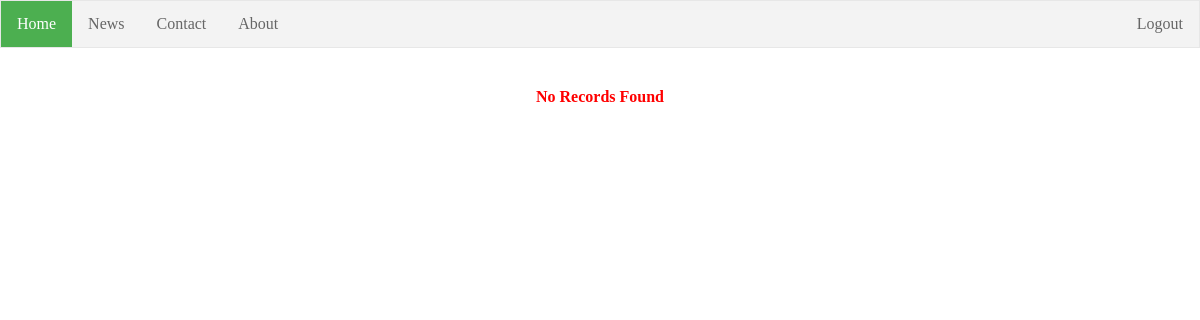
Before: /purchaseDetails.php (signed in) with the older database file.
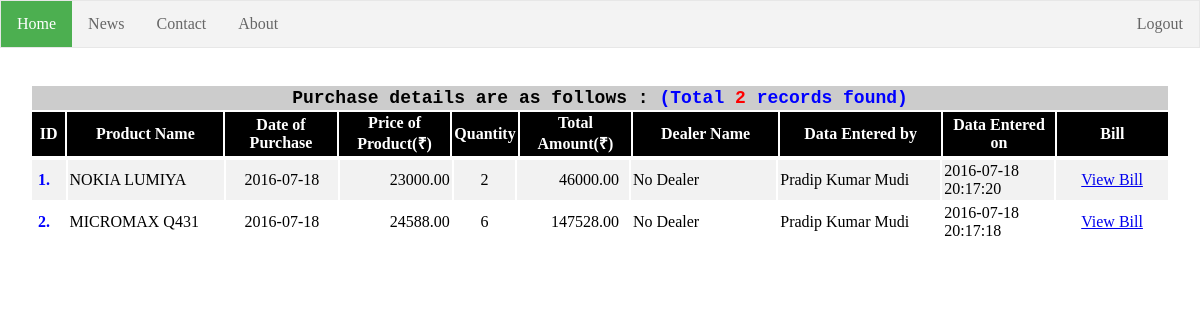
After: the same page with the newer database file.
### tables this page shows
CREATE TABLE `purchase` (
  `id` int(11) NOT NULL,
  `name` varchar(50) NOT NULL,
  `dealer` varchar(30) NOT NULL,
  `price` double NOT NULL,
  `quantity` int(11) NOT NULL,
  `purchaseDate` date NOT NULL,
  `entryDate` datetime NOT NULL,
  `bill` varchar(40) NOT NULL,
  `username` varchar(15) NOT NULL,
  `categorySubCategory` varchar(100) NOT NULL
);

### purchaseDetails.php (the view, shortened to what this page needs)
<?php
if(isset($_SESSION['user']))
  {
require_once("dbcon/dbcon.php");
?>
<!doctype html>
<html>
<head>
</head>
<body style="margin:0px;"><body>
<table width="100%" border="0" align="center" cellpadding="0" cellspacing="0">
<tr><td width="100%">
 <?php include("header.php"); ?></td></tr>
</table>
<br/><br/>
<?php
$output=mysqli_query($dbhandle,"Select * From purchase order by entryDate desc");
$no=mysqli_num_rows($output);
echo "<table border='0'  align=\"center\"width=\"95%\" cellpadding=\"2\" cellspacing=\"2\" bgcolor=\"#FFFFFF\">
";
if($no>0)
{
echo "<tr bgcolor=\"#CCCCCC\"><td align=\"center\" colspan=\"10\"><font size=\"+1\" face=\"Courier New, Courier, monospace\"><b>Purchase details are as follows : <font color=\"#0000FF\">(Total <font color=\"#FF0000\">$no</font> records found)</font></font></b></td></tr>";
echo "<tr bgcolor=\"#000000\">
<th width=\"3%\" align=\"center\"><font color=\"#FFFFFF\">ID</font></th>
<th width=\"14%\" align=\"center\"><font color=\"#FFFFFF\">Product Name</font></th>
<th width=\"10%\" align=\"center\"><font color=\"#FFFFFF\">Date of Purchase</font></th>
<th width=\"10%\" align=\"center\"><font color=\"#FFFFFF\">Price of Product(₹)</font></th>
<th width=\"5.5%\" align=\"center\"><font color=\"#FFFFFF\">Quantity </font></th>
<th width=\"10%\" align=\"center\"><font color=\"#FFFFFF\">Total Amount(₹)</font></th>
<th width=\"13%\" align=\"center\"><font color=\"#FFFFFF\">Dealer Name</font></th>
<th width=\"14.5%\" align=\"center\"><font color=\"#FFFFFF\">Data Entered by </font></th>
<th width=\"10%\" align=\"center\"><font color=\"#FFFFFF\">Data Entered on </font></th>
<th width=\"10%\" align=\"center\"><font color=\"#FFFFFF\">Bill </font></th>
</tr>";
echo "</table>";
echo "<div style=\"height:400px;overflow-y:auto\">";
echo "<table border='0'  align=\"center\"width=\"95%\" cellpadding=\"2\" cellspacing=\"2\" bgcolor=\"#FFFFFF\">";
$i=0;
while($op = mysqli_fetch_array($output))
  {
	  $i=$i+1;
	  if($i%2==0)
	  $color="white";
	  else
	  $color="#F2F2F2";
  echo "<tr bgcolor=\"$color\">";
  echo "<td width=\"3%\" align=\"left\" size=\"+1\"><b><font color=\"#0000FF\">&nbsp;$i.</font></b></td>";
  echo "<td width=\"14%\" align=\"left\" size=\"+1\">" . strtoupper($op['name']) . "</td>";
  echo "<td width=\"10%\" align=\"center\" size=\"+1\">" . $op['purchaseDate'] . "</td>";
  echo "<td width=\"10%\" align=\"right\" size=\"+1\">" . number_format((float)$op['price'], 2, '.', '') . "</td>";
   echo "<td width=\"5.5%\" align=\"center\" size=\"+1\">" . $op['quantity'] . "</td>";
   $totalPrice=$op['price']*$op['quantity'];
    echo "<td width=\"10%\" align=\"right\" size=\"+1\">".number_format((float)$totalPrice, 2, '.', '')."&nbsp;&nbsp;</td>";
	echo "<td width=\"13%\" align=\"left\" size=\"+1\">" . $op['dealer'] . "</td>";
	$out=mysqli_query($dbhandle,"Select name From admin where username='".$op['username']."'");
$no=mysqli_num_rows($out);
$fetch=mysqli_fetch_array($out);
	echo "<td width=\"14.5%\" align=\"left\" size=\"+1\">" . $fetch['name'] . "</td>";
	echo "<td width=\"10%\" align=\"left\" size=\"+1\">" . $op['entryDate'] . "</td>";
	echo "<td width=\"10%\" align=\"center\">";?>
<a href="/tranSys2/viewBill.php?bill=<?php echo $op['id'];?>"
   onclick="window.open(this.href,'targetWindow','toolbar=no,location=no,status=no,menubar=no,scrollbars=yes,resizable=yes,width=950,height=650'); return false;">
View Bill</a>
<?php
  echo "</td></tr>";
  }
  }
  if($no<1)
  {
echo "<tr><td colspan=\"10\" align=\"center\" size=\"+1\"><font color=\"red\"><b>No Records Found</b></font></td></tr>";
  }
echo "</table>";
  echo "</div>";
?>
</body>
</html>
<?php
}else{
	header('location:index.php');
}
 ?>

### header.php (shortened to what this page needs)
<!DOCTYPE html>
<html>
<head>
</head>
<body>
<ul>
  <li><a class="active" style="text-decoration:none;" href="admHome.php" title="Purchase">Home</a></li>
  <li><a href="#news" onclick="constr()">News</a></li>
  <li><a href="#contact" onclick="constr()">Contact</a></li>
  <li><a href="#about" onclick="constr()">About</a></li>
  <li style="float:right"><a class="logout" href="logout.php">Logout</a></li>
</ul>
</body>
</html>

### header.php (style rules this page uses)
ul { list-style-type: none; margin: 0; padding: 0; overflow: hidden; border: 1px solid #e7e7e7; background-color: #f3f3f3; }
li { float: left; }
li a { display: block; color: #666; text-align: center; padding: 14px 16px; text-decoration: none; }
li a.active { color: white; background-color: #4CAF50; }

Changed rows visible on the page:
added purchase: name "NOKIA LUMIYA", purchaseDate "2016-07-18", price "23000.00", quantity "2", totalPrice "46000.00", dealer "No Dealer", admin.Name "Pradip Kumar Mudi", entryDate "2016-07-18 20:17:20"
added purchase: name "MICROMAX Q431", purchaseDate "2016-07-18", price "24588.00", quantity "6", totalPrice "147528.00", dealer "No Dealer", admin.Name "Pradip Kumar Mudi", entryDate "2016-07-18 20:17:18"
Other visible differences:
$no: (not shown) → "2"
text no longer shown: "No Records Found"
text now shown: "Purchase details are as follows : (Total records found) ID Product Name Date of Purchase Price of Product(₹) Quantity Total Amount(₹) Dealer Name Data Entered by Data Entered on Bill"
